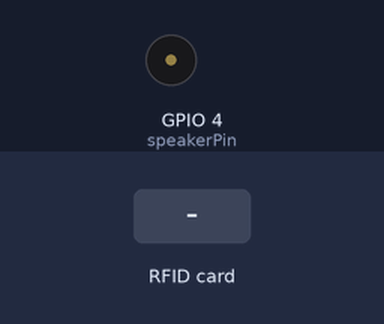
Simulated run of this sketch. Board: ESP8266 (NodeMCU). Parts: buzzer (waves = sounding). The test bench sets the inputs (shaded band). WiFi joins after 1.5 s; servers stay silent unless stated; no MQTT or app messages arrive unless stated; what the sketch prints to the serial monitor is not drawn.

Above: at 2.7 s.
2.8 s: RFID card 5E 7A 19 C4 held to the reader
At 3.1 s:
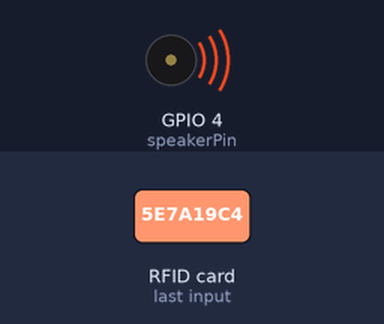
Timing chart, 0 to 5.8 s (numbered marks = the images above; inputs shaded):
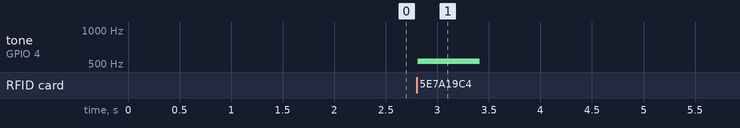

The sketch:

tommybox.ino
```cpp
/*
 * Pin–Verbindungen
 * --------------------------------------------------------------------------------------------------------
 *             MFRC522      ESP8266   ESP32
 *             Reader/PCD
 * Signal      Pin          Pin/GPIO   Pin
 * --------------------------------------------------------------------------------------------------------
 * RST/Reset   RST          D3/0       22
 * SPI SS      SDA(SS)      D8/15      21
 * SPI MOSI    MOSI         D7/13      23
 * SPI MISO    MISO         D6/12      19
 * SPI SCK     SCK          D5/14      18
 */

#include <SPI.h>
#include <MFRC522.h>

#ifdef ESP8266 //Konfiguration für den ESP8266
#include <ESP8266WiFi.h>
#define RST_PIN   0
#define SS_PIN    15
#elif defined ESP32 //Konfiguration für den ESP32
#include <WiFi.h>
#define RST_PIN   22
#define SS_PIN    21
#endif
#include <PubSubClient.h>

MFRC522 mfrc522(SS_PIN, RST_PIN);   // Instanz des MFRC522 erzeugen

//Wifi Setup
const char* ssid     = "xxx"; //SSID einfügen
const char* password = "xxx"; //Kennwort einfügen

//MQTT Setup
const char* mqttServer = "xxx"; //IP Adresse des MQTT Server
const int mqttPort = 1883; //Port des MQTT Server
const char* mqttUser = "xxx"; //Benutzername des MQTT Servers
const char* mqttPassword = "xxx"; //MQTT Passwort

const char* mqttTopic = "tommybox/read"; //MQTT Topic
const char* mqttClientName = "tommybox1"; //MQTT Client Name

//Beeper
const int speakerPin = 4;   // GPIO 4 -> D2-PIN


WiFiClient client;
PubSubClient mqttclient(client);

void setup() {
  // Diese Funktion wird einmalig beim Start ausgeführt
  Serial.begin(115200);  // Serielle Kommunikation mit dem PC initialisieren
  Serial.println("NFC-Leser");
  SPI.begin();         // Initialisiere SPI Kommunikation
  mfrc522.PCD_Init();  // Initialisiere MFRC522 Lesemodul
  connectWlan();
}

void connectWlan() {
  Serial.println();
  Serial.println();
  Serial.print("Verbinde mit WLAN ");
  Serial.println(ssid);
  WiFi.begin(ssid, password);

  while (WiFi.status() != WL_CONNECTED) {
      delay(500);
      Serial.print(".");
  }

  Serial.println("");
  Serial.println("WLAN verbunden");
  Serial.println("IP-Addresse: ");
  Serial.println(WiFi.localIP());
  Serial.println();
  Serial.println();

}

String printHex(byte *buffer, byte bufferSize) {
  String id = "";
  for (byte i = 0; i < bufferSize; i++) {
    id += buffer[i] < 0x10 ? "0" : "";
    id += String(buffer[i], HEX);
  }
  return id;
}


void playNotification() {
  tone(speakerPin, 528);
  delay(600);
  noTone(speakerPin);
}


void loop() {
  // Diese Funktion wird in einer Endlosschleife ausgeführt.
  // Nur wenn einfolgreich eine Karte gelesen werden konnte, wird die IF Anweisung ausgeführt
  if (mfrc522.PICC_IsNewCardPresent() && mfrc522.PICC_ReadCardSerial() ) {
    Serial.print("Gelesene UID: ");
    for (byte i = 0; i < mfrc522.uid.size; i++) {

      Serial.print(mfrc522.uid.uidByte[i] < 0x10 ? " 0" : " ");
      Serial.print(mfrc522.uid.uidByte[i], HEX);
    }
    Serial.println();
    Serial.println("Die gelesene UID ist: " + printHex(mfrc522.uid.uidByte, mfrc522.uid.size));
    String CardID=printHex(mfrc522.uid.uidByte, mfrc522.uid.size);
    Serial.println();

    // Ton ausgeben
    playNotification();

 //Verbindung mit dem Wlan herstellen
  // Verbindung öffnen


    if (WiFi.status() != WL_CONNECTED) {
      Serial.println("Kein WLAN, Verbindung aufbauen...");
      Serial.println();
      connectWlan();
    }


    // Sendung mqtt Nachricht

    mqttclient.setServer(mqttServer, mqttPort);
    while (!client.connected()) {
      Serial.println("Verbinde mit MQTT...");

    if (mqttclient.connect(mqttClientName, mqttUser, mqttPassword )) {

      Serial.println("verbunden");

    } else {

      Serial.print("MQTT-Verbindung fehlgeschlagen. Status: ");
      Serial.println(mqttclient.state());
      delay(2000);

    }

    }
    mqttclient.publish(mqttTopic, (char*) CardID.c_str());
    Serial.println(F("\n**MQTT-Nachricht gesendet**\n"));

    mfrc522.PICC_HaltA();
    delay(3000);
  }
}
```

Measured:
- after the input at 2.8 s, tone on GPIO 4 (speakerPin): silent → 528 Hz at once, → silent 0.60 s later
